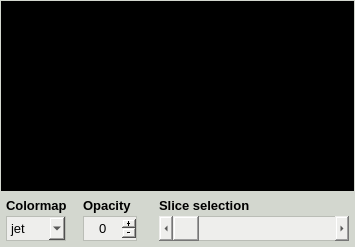
          <widget class="QWidget" name="tab_slices">
           <property name="cursor">
            <cursorShape>PointingHandCursor</cursorShape>
           </property>
           <property name="styleSheet">
            <string notr="true">color: rgb(0, 0, 0);
background-color: rgb(211, 215, 207);
border: 1px solid;
border-color: rgb(211, 215, 207);</string>
           </property>
           <attribute name="icon">
            <iconset resource="assets/resources.qrc">
             <normaloff>:/special_icons/icons_special/i-imaging-root-category-svgrepo-com.svg</normaloff>:/special_icons/icons_special/i-imaging-root-category-svgrepo-com.svg</iconset>
           </attribute>
           <attribute name="title">
            <string/>
           </attribute>
           <attribute name="toolTip">
            <string>CT/Dose slices</string>
           </attribute>
           <layout class="QVBoxLayout" name="tab_slices_meta_layout">
            <property name="spacing">
             <number>0</number>
            </property>
            <property name="leftMargin">
             <number>0</number>
            </property>
            <property name="topMargin">
             <number>0</number>
            </property>
            <property name="rightMargin">
             <number>0</number>
            </property>
            <property name="bottomMargin">
             <number>0</number>
            </property>
            <item>
             <layout class="QVBoxLayout" name="tab_slices_layout">
              <property name="spacing">
               <number>0</number>
              </property>
              <item>
               <widget class="QWidget" name="image_widget" native="true">
                <property name="styleSheet">
                 <string notr="true">border: 1px solid;
border-color: rgb(211, 215, 207);</string>
                </property>
                <layout class="QVBoxLayout" name="image_meta_layout">
                 <property name="leftMargin">
                  <number>0</number>
                 </property>
                 <property name="topMargin">
                  <number>0</number>
                 </property>
                 <property name="rightMargin">
                  <number>0</number>
                 </property>
                 <property name="bottomMargin">
                  <number>0</number>
                 </property>
                 <item>
                  <layout class="QVBoxLayout" name="image_layout">
                   <item>
                    <widget class="QGraphicsView" name="image_view">
                     <property name="styleSheet">
                      <string notr="true">background-color: rgb(0, 0, 0);</string>
                     </property>
                    </widget>
                   </item>
                  </layout>
                 </item>
                </layout>
               </widget>
              </item>
              <item>
               <widget class="QWidget" name="image_options_widget" native="true">
                <property name="maximumSize">
                 <size>
                  <width>16777215</width>
                  <height>62</height>
                 </size>
                </property>
                <property name="styleSheet">
                 <string notr="true">border: 0px solid;</string>
                </property>
                <layout class="QGridLayout" name="gridLayout">
                 <property name="leftMargin">
                  <number>6</number>
                 </property>
                 <property name="topMargin">
                  <number>6</number>
                 </property>
                 <property name="rightMargin">
                  <number>6</number>
                 </property>
                 <property name="bottomMargin">
                  <number>6</number>
                 </property>
                 <property name="horizontalSpacing">
                  <number>16</number>
                 </property>
                 <property name="verticalSpacing">
                  <number>3</number>
                 </property>
                 <item row="0" column="0">
                  <widget class="QLabel" name="label">
                   <property name="font">
                    <font>
                     <pointsize>10</pointsize>
                     <weight>75</weight>
                     <bold>true</bold>
                    </font>
                   </property>
                   <property name="toolTip">
                    <string>Colormap for plotting the dose distribution</string>
                   </property>
                   <property name="text">
                    <string>Colormap</string>
                   </property>
                  </widget>
                 </item>
                 <item row="0" column="2">
                  <widget class="QLabel" name="label_3">
                   <property name="font">
                    <font>
                     <pointsize>10</pointsize>
                     <weight>75</weight>
                     <bold>true</bold>
                    </font>
                   </property>
                   <property name="toolTip">
                    <string>Selection of the CT/dose slice</string>
                   </property>
                   <property name="text">
                    <string>Slice selection</string>
                   </property>
                  </widget>
                 </item>
                 <item row="1" column="0">
                  <widget class="QComboBox" name="colormap_box">
                   <property name="minimumSize">
                    <size>
                     <width>60</width>
                     <height>25</height>
                    </size>
                   </property>
                   <property name="maximumSize">
                    <size>
                     <width>60</width>
                     <height>25</height>
                    </size>
                   </property>
                   <property name="font">
                    <font>
                     <pointsize>10</pointsize>
                    </font>
                   </property>
                   <property name="styleSheet">
                    <string notr="true">background-color: rgb(238, 238, 236);
border: 1px solid;
border-color: rgb(186, 189, 182);</string>
                   </property>
                   <item>
                    <property name="text">
                     <string>jet</string>
                    </property>
                   </item>
                  </widget>
                 </item>
                 <item row="1" column="2">
                  <widget class="QScrollBar" name="slice_select_bar">
                   <property name="minimumSize">
                    <size>
                     <width>190</width>
                     <height>25</height>
                    </size>
                   </property>
                   <property name="styleSheet">
                    <string notr="true">color: rgb(0, 0, 0);
background-color: rgb(238, 238, 236);
border: 1px solid;
border-color: rgb(186, 189, 182);</string>
                   </property>
                   <property name="orientation">
                    <enum>Qt::Horizontal</enum>
                   </property>
                  </widget>
                 </item>
                 <item row="0" column="1">
                  <widget class="QLabel" name="label_2">
                   <property name="font">
                    <font>
                     <pointsize>10</pointsize>
                     <weight>75</weight>
                     <bold>true</bold>
                    </font>
                   </property>
                   <property name="toolTip">
                    <string>Opacity of the dose distribution</string>
                   </property>
                   <property name="text">
                    <string>Opacity</string>
                   </property>
                  </widget>
                 </item>
                 <item row="1" column="1">
                  <widget class="QSpinBox" name="spinBox">
                   <property name="minimumSize">
                    <size>
                     <width>60</width>
                     <height>25</height>
                    </size>
                   </property>
                   <property name="maximumSize">
                    <size>
                     <width>60</width>
                     <height>25</height>
                    </size>
                   </property>
                   <property name="font">
                    <font>
                     <pointsize>10</pointsize>
                    </font>
                   </property>
                   <property name="cursor">
                    <cursorShape>IBeamCursor</cursorShape>
                   </property>
                   <property name="styleSheet">
                    <string notr="true">background-color: rgb(238, 238, 236);
border: 1px solid;
border-color: rgb(186, 189, 182);
margin-right: 6px;</string>
                   </property>
                   <property name="alignment">
                    <set>Qt::AlignCenter</set>
                   </property>
                   <property name="buttonSymbols">
                    <enum>QAbstractSpinBox::PlusMinus</enum>
                   </property>
                   <property name="maximum">
                    <number>100</number>
                   </property>
                  </widget>
                 </item>
                </layout>
               </widget>
              </item>
             </layout>
            </item>
           </layout>
          </widget>
